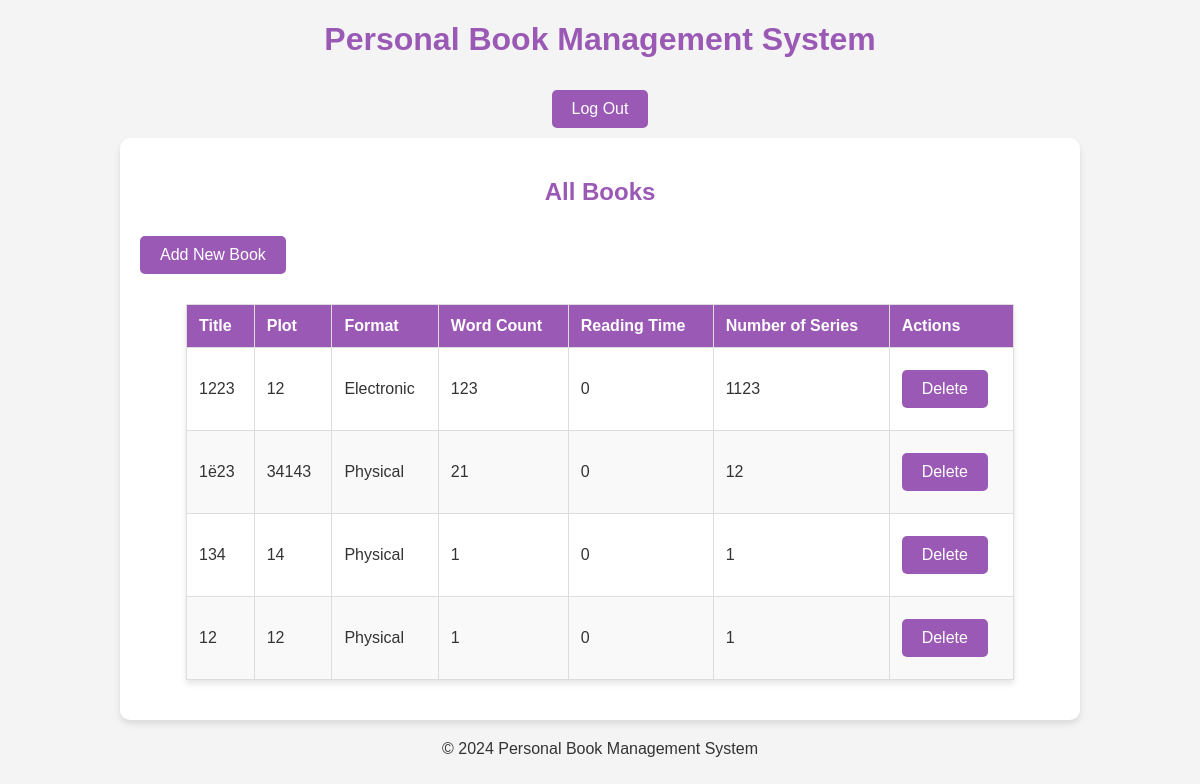
The page /books/ on the database its author committed.
### books/models.py (models this page shows, shortened)
class Book(models.Model):
    title = models.CharField(max_length=100)
    plot = models.TextField()
    book_format = models.CharField(
        max_length=10,
        choices=[
            ('electronic', 'Electronic'),
            ('physical', 'Physical'),
        ],
        default='physical'
    )
    word_count = models.PositiveIntegerField()
    read_time = models.IntegerField(default=0)
    amoun_of_series = models.IntegerField(default=1, max_length=2)
    MAX_WORD_COUNT = 50

### books/views.py (the view)
# urls.py: path('books/', book_list, name='book_list'),
def book_list(request):
    if request.method == 'POST':
        form = BookForm(request.POST)
        if form.is_valid():
            form.save()
            return redirect('book_list')
    else:
        form = BookForm()
    books = Book.objects.all()
    return render(request, 'Books/books_list.html', {'form': form, 'books': books})

### templates/Books/books_list.html (shortened to what this page needs)
{% extends 'base.html' %}
{% block content %}
    <h2>All Books</h2>
    <div class="actions">
        <button onclick="window.location.href='{% url 'add_book' %}'">Add New Book</button>
    </div>
    <table>
        <thead>
            <tr>
                <th>Title</th>
                <th>Plot</th>
                <th>Format</th>
                <th>Word Count</th>
                <th>Reading Time</th>
                <th>Number of Series</th>
                <th>Actions</th>
            </tr>
        </thead>
        <tbody>
            {% for book in books %}
            <tr>
                <td>{{ book.title }}</td>
                <td>{{ book.plot }}</td>
                <td>{{ book.get_book_format_display }}</td>
                <td>{{ book.word_count }}</td>
                <td>{{ book.read_time }}</td>
                <td>{{ book.amoun_of_series }}</td>
                <td>
                    <form method="POST" action="{% url 'book_delete' book.pk %}" style="display: inline;">
                        <button type="submit">Delete</button>
                    </form>
                </td>
            </tr>
            {% endfor %}
        </tbody>
    </table>
{% endblock %}

### templates/base.html (shortened to what this page needs)
{% load static %}
<!DOCTYPE html>
<html lang="en">
<head>
</head>
<body>
    <div class="container">
        <header class="header">
            <h1>Personal Book Management System</h1>
            <form method="POST" action="{% url 'logout' %}">
                <button type="submit">Log Out</button>
            </form>
        </header>
        <main class="content">
            {% block content %}{% endblock %}
        </main>
        <footer class="footer">
            <p>&copy; 2024 Personal Book Management System</p>
        </footer>
    </div>
</body>
</html>

### templates/base.html (style rules this page uses)
body { font-family: Arial, sans-serif; background-color: #f4f4f4; color: #333; margin: 0; padding: 0; }
h1, h2 { text-align: center; color: #9B59B6; }
table { width: 90%; margin: 20px auto; border-collapse: collapse; background-color: #fff; box-shadow: 0 4px 6px rgba(0, 0, 0, 0.1); }
th, td { padding: 12px; text-align: left; border: 1px solid #ddd; }
th { background-color: #9B59B6; color: white; }
tr:nth-child(even) { background-color: #f9f9f9; }
button { background-color: #9B59B6; color: white; border: none; padding: 10px 20px; cursor: pointer; font-size: 16px; border-radius: 5px; margin: 10px 0; }
.container { width: 80%; margin: 0 auto; }
.header, .footer { text-align: center; margin-top: 20px; }
.content { padding: 20px; background-color: white; box-shadow: 0 4px 6px rgba(0, 0, 0, 0.1); border-radius: 10px; }
.actions { display: flex; justify-content: space-between; align-items: center; }

### rows shown on the page
Book: title "1223", plot "12", book_format "Electronic", word_count "123", read_time "0", amoun_of_series "1123"
Book: title "1ё23", plot "34143", book_format "Physical", word_count "21", read_time "0", amoun_of_series "12"
Book: title "134", plot "14", book_format "Physical", word_count "1", read_time "0", amoun_of_series "1"
Book: title "12", plot "12", book_format "Physical", word_count "1", read_time "0", amoun_of_series "1"
